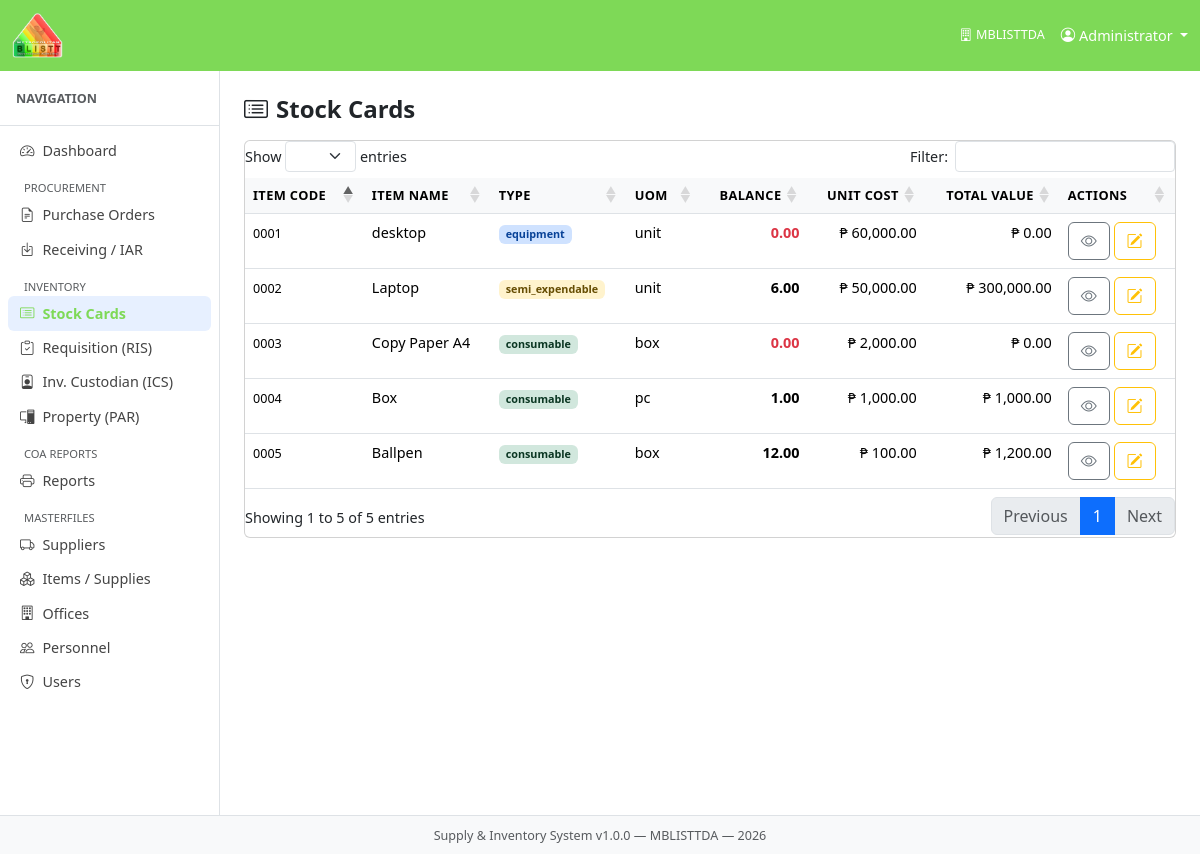
The page /index.php?mod=stock_cards&act=index on the database its author committed.
### tables this page shows
CREATE TABLE `stock_cards` (
  `stock_card_id` int(10) UNSIGNED NOT NULL,
  `item_id` int(10) UNSIGNED NOT NULL,
  `balance_qty` decimal(15,4) NOT NULL DEFAULT 0.0000,
  `last_updated` timestamp NOT NULL DEFAULT current_timestamp() ON UPDATE current_timestamp()
);

### core/Controller.php (called while the page is built, shortened)
<?php
abstract class Controller {
    protected function render(string $viewFile, array $data = []): void {
        extract($data);
        $viewPath = ROOT_PATH . '/modules/' . $viewFile . '.php';
        include $viewPath;
    }
}

### modules/stock_cards/StockCardController.php (called while the page is built, shortened)
<?php
require_once ROOT_PATH . '/models/StockCardModel.php';
class StockCardController extends Controller {
    private StockCardModel $m;
    public function __construct() { $this->m = new StockCardModel(); }
    public function index(): void {
        $cards = $this->m->getAllBalances();
        $this->render('stock_cards/index', compact('cards', 'flash'));
    }
}

### core/Router.php (called while the page is built, shortened)
<?php
class Router {
    public function dispatch(): void {
        $act = $_GET['act'] ?? 'index';
        $act = preg_replace('/[^a-zA-Z_]/', '', $act);
        $controller = new $class();
        $controller->$act();
    }
}

### index.php (called while the page is built, shortened)
<?php
require_once ROOT_PATH . '/config/database.php';
require_once ROOT_PATH . '/core/Database.php';
require_once ROOT_PATH . '/core/Model.php';
require_once ROOT_PATH . '/core/Controller.php';
require_once ROOT_PATH . '/core/Router.php';
$router = new Router();
$router->dispatch();

### core/Database.php (called while the page is built, shortened)
<?php
class Database {
    private static ?Database $instance = null;
    private PDO $pdo;
    private function __construct() {
        $dsn = sprintf('mysql:host=%s;port=%s;dbname=%s;charset=%s',
            DB_HOST, DB_PORT, DB_NAME, DB_CHARSET);
        $options = [
            PDO::ATTR_ERRMODE            => PDO::ERRMODE_EXCEPTION,
            PDO::ATTR_DEFAULT_FETCH_MODE => PDO::FETCH_ASSOC,
            PDO::ATTR_EMULATE_PREPARES   => false,
        ];
        try {
            $this->pdo = new PDO($dsn, DB_USER, DB_PASS, $options);
        } catch (PDOException $e) {
            die('Database connection failed: ' . $e->getMessage());
        }
    }
    public static function getInstance(): Database {
        if (self::$instance === null) {
            self::$instance = new self();
        }
        return self::$instance;
    }
    public function query(string $sql, array $params = []): PDOStatement {
        $stmt = $this->pdo->prepare($sql);
        $stmt->execute($params);
        return $stmt;
    }
    public function fetchAll(string $sql, array $params = []): array {
        return $this->query($sql, $params)->fetchAll();
    }
}

### core/Model.php (called while the page is built, shortened)
<?php
abstract class Model {
    public function __construct() {
        $this->db = Database::getInstance();
    }
}

### models/StockCardModel.php (called while the page is built, shortened)
<?php
class StockCardModel extends Model {
    public function getAllBalances(): array {
        return $this->db->fetchAll("SELECT * FROM v_current_stock ORDER BY item_name");
    }
}

### modules/stock_cards/index.php (the view, shortened to what this page needs)
<div class="d-flex justify-content-between align-items-center mb-3">
  <h4 class="fw-bold mb-0"><i class="bi bi-card-list me-2"></i>Stock Cards</h4>
</div>
<div class="card"><div class="card-body p-0">
  <table class="table datatable mb-0">
    <thead><tr><th>Item Code</th><th>Item Name</th><th>Type</th><th>UOM</th>
      <th class="text-end">Balance</th><th class="text-end">Unit Cost</th><th class="text-end">Total Value</th><th>Actions</th></tr></thead>
    <tbody>
    <?php foreach ($cards as $r): ?>
      <tr>
        <td><small><?= htmlspecialchars($r['item_code']) ?></small></td>
        <td><?= htmlspecialchars($r['item_name']) ?></td>
        <td><span class="badge badge-<?= $r['item_type'] ?>"><?= $r['item_type'] ?></span></td>
        <td><?= $r['unit_of_measure'] ?></td>
        <td class="text-end fw-semibold <?= $r['balance_qty']<=0?'text-danger':'' ?>">
          <?= number_format((float)$r['balance_qty'], 2) ?></td>
        <td class="text-end">&#8369; <?= number_format((float)$r['unit_cost'], 2) ?></td>
        <td class="text-end">&#8369; <?= number_format((float)$r['total_value'], 2) ?></td>
        <td>
          <a href="<?= BASE_URL ?>/index.php?mod=stock_cards&act=view&item_id=<?= $r['item_id'] ?>"
             class="btn btn-xs btn-outline-secondary"><i class="bi bi-eye"></i></a>
          <a href="<?= BASE_URL ?>/index.php?mod=stock_cards&act=adjust&item_id=<?= $r['item_id'] ?>"
             class="btn btn-xs btn-outline-warning"><i class="bi bi-pencil-square"></i></a>
        </td>
      </tr>
    <?php endforeach; ?>
    </tbody>
  </table>
</div></div>

### assets/css/app.css (style rules this page uses)
:root { --sidebar-w: 220px; }
body { font-size: .9rem; }
.table th { font-size: .8rem; text-transform: uppercase; letter-spacing: .03em; background: #f8f9fa; white-space: nowrap; }
.badge-consumable { background:#d1e7dd; color:#0a3622; }
.badge-semi_expendable { background:#fff3cd; color:#664d03; }
.badge-equipment { background:#cfe2ff; color:#084298; }

### rows shown on the page
stock_cards: item_code "0005", item_name "Ballpen", item_type "consumable", unit_of_measure "box", balance_qty "12.00", unit_cost "100.00", total_value "1,200.00"
stock_cards: item_code "0004", item_name "Box", item_type "consumable", unit_of_measure "pc", balance_qty "1.00", unit_cost "1,000.00", total_value "1,000.00"
stock_cards: item_code "0003", item_name "Copy Paper A4", item_type "consumable", unit_of_measure "box", balance_qty "0.00", unit_cost "2,000.00", total_value "0.00"
stock_cards: item_code "0001", item_name "desktop", item_type "equipment", unit_of_measure "unit", balance_qty "0.00", unit_cost "60,000.00", total_value "0.00"
stock_cards: item_code "0002", item_name "Laptop", item_type "semi_expendable", unit_of_measure "unit", balance_qty "6.00", unit_cost "50,000.00", total_value "300,000.00"

### other values the page prints
APP_AGENCY "MBLISTTDA"
$user['full_name'] "Administrator"
$label "Dashboard Purchase Orders Receiving / IAR Stock Cards Requisition (RIS) Inv. Custodian (ICS) Property (PAR) Reports Suppliers Items / Supplies Offices Personnel Users"
APP_NAME "Supply & Inventory System"
APP_VERSION "1.0.0"
